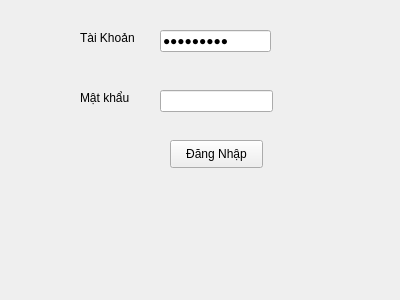
<?xml version="1.0" encoding="UTF-8"?>
<ui version="4.0">
 <class>Form</class>
 <widget class="QWidget" name="Form">
  <property name="geometry">
   <rect>
    <x>0</x>
    <y>0</y>
    <width>400</width>
    <height>300</height>
   </rect>
  </property>
  <property name="windowTitle">
   <string>Form</string>
  </property>
  <widget class="QLabel" name="o_nhap_tai_khoan">
   <property name="geometry">
    <rect>
     <x>80</x>
     <y>30</y>
     <width>91</width>
     <height>16</height>
    </rect>
   </property>
   <property name="text">
    <string>Tài Khoản </string>
   </property>
  </widget>
  <widget class="QLabel" name="o_nhap_mat_khau">
   <property name="geometry">
    <rect>
     <x>80</x>
     <y>90</y>
     <width>121</width>
     <height>16</height>
    </rect>
   </property>
   <property name="text">
    <string>Mật khẩu</string>
   </property>
  </widget>
  <widget class="QLineEdit" name="lineEdit">
   <property name="geometry">
    <rect>
     <x>160</x>
     <y>30</y>
     <width>111</width>
     <height>22</height>
    </rect>
   </property>
   <property name="text">
    <string>Line Edit</string>
   </property>
   <property name="echoMode">
    <enum>QLineEdit::Password</enum>
   </property>
  </widget>
  <widget class="QPushButton" name="nut_dang_nhap">
   <property name="geometry">
    <rect>
     <x>170</x>
     <y>140</y>
     <width>93</width>
     <height>28</height>
    </rect>
   </property>
   <property name="text">
    <string>Đăng Nhập</string>
   </property>
  </widget>
  <widget class="QLineEdit" name="lineEdit_2">
   <property name="geometry">
    <rect>
     <x>160</x>
     <y>90</y>
     <width>113</width>
     <height>22</height>
    </rect>
   </property>
   <property name="echoMode">
    <enum>QLineEdit::Password</enum>
   </property>
  </widget>
 </widget>
 <resources/>
 <connections/>
</ui>
